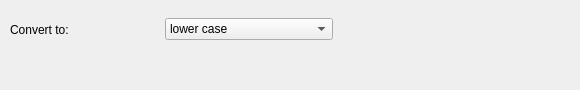
<?xml version="1.0" encoding="UTF-8"?>
<ui version="4.0">
 <class>TransformProvider_case</class>
 <widget class="QWidget" name="TransformProvider_case">
  <property name="geometry">
   <rect>
    <x>0</x>
    <y>0</y>
    <width>580</width>
    <height>90</height>
   </rect>
  </property>
  <property name="sizePolicy">
   <sizepolicy hsizetype="Preferred" vsizetype="Minimum">
    <horstretch>0</horstretch>
    <verstretch>0</verstretch>
   </sizepolicy>
  </property>
  <property name="windowTitle">
   <string>Form</string>
  </property>
  <widget class="QWidget" name="">
   <property name="geometry">
    <rect>
     <x>10</x>
     <y>10</y>
     <width>323</width>
     <height>39</height>
    </rect>
   </property>
   <layout class="QHBoxLayout" name="horizontalLayout">
    <item>
     <widget class="QLabel" name="label_ConvertTo">
      <property name="text">
       <string>Convert to:</string>
      </property>
     </widget>
    </item>
    <item>
     <widget class="QComboBox" name="modeComboBox">
      <item>
       <property name="text">
        <string>lower case</string>
       </property>
      </item>
      <item>
       <property name="text">
        <string>UPPER CASE</string>
       </property>
      </item>
      <item>
       <property name="text">
        <string>Title Case</string>
       </property>
      </item>
      <item>
       <property name="text">
        <string>First character uppercase</string>
       </property>
      </item>
     </widget>
    </item>
   </layout>
  </widget>
 </widget>
 <resources/>
 <connections/>
</ui>
